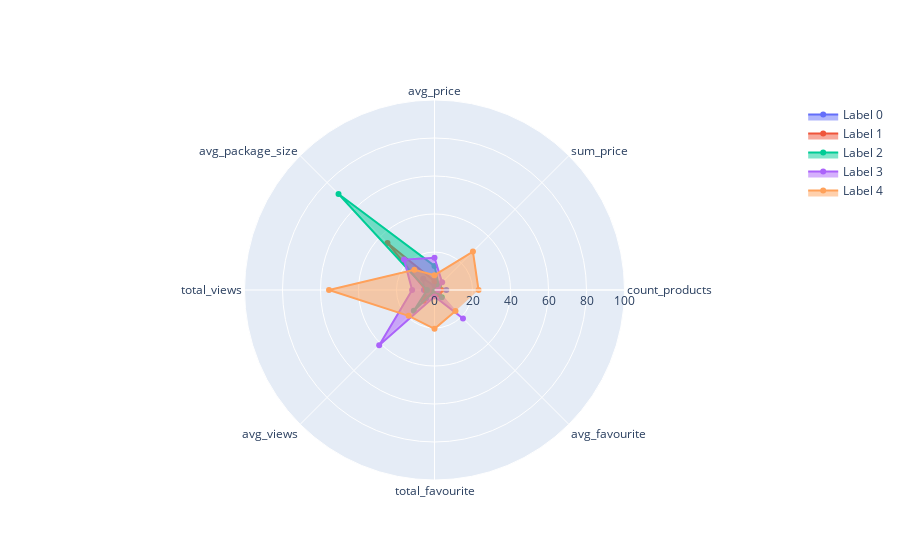

Notebook cell for this chart:
### Code cell
# Aggregate mean values for each label across different features
radar_data = []
for label in data["labels"].unique():
    label_data = data[data["labels"] == label].drop(["user_id", "labels"], axis=1).mean() * 100
    radar_data.append(label_data)

# Define feature names
feature_names = radar_data[0].index.tolist()

# Create traces for radar chart
traces = []
for i, label_data in enumerate(radar_data):
    trace = go.Scatterpolar(
        r=label_data.values,
        theta=feature_names,
        fill='toself',
        name=f'Label {i}'
    )
    traces.append(trace)

# Define layout
layout = go.Layout(
    polar=dict(
        radialaxis=dict(
            visible=True,
            range=[0, 100]  # Adjust the range as needed
        )
    ),
    showlegend=True
)

# Create figure
fig = go.Figure(data=traces, layout=layout)

# Show plot
fig.show()

### Figure 1 — Plotly figure (JSON) as saved in the notebook; plotly's stock layout.template omitted (floating-point values rounded to 4 significant figures)
{"data": [{"fill": "toself", "name": "Label 0", "r": [6.204, 2.564, 2.246, 8.438, 5.562, 6.154, 1.138, 3.075], "theta": ["count_products", "sum_price", "avg_price", "avg_package_size", "total_views", "avg_views", "total_favourite", "avg_favourite"], "type": "scatterpolar"}, {"fill": "toself", "name": "Label 1", "r": [3.386, 2.989, 4.778, 35.0, 4.588, 8.086, 0.6922, 3.216], "theta": ["count_products", "sum_price", "avg_price", "avg_package_size", "total_views", "avg_views", "total_favourite", "avg_favourite"], "type": "scatterpolar"}, {"fill": "toself", "name": "Label 2", "r": [1.534, 3.221, 12.67, 71.43, 3.926, 15.4, 0.4976, 5.428], "theta": ["count_products", "sum_price", "avg_price", "avg_package_size", "total_views", "avg_views", "total_favourite", "avg_favourite"], "type": "scatterpolar"}, {"fill": "toself", "name": "Label 3", "r": [1.861, 5.692, 17.0, 22.66, 11.78, 41.16, 3.401, 21.2], "theta": ["count_products", "sum_price", "avg_price", "avg_package_size", "total_views", "avg_views", "total_favourite", "avg_favourite"], "type": "scatterpolar"}, {"fill": "toself", "name": "Label 4", "r": [23.18, 28.61, 7.81, 14.98, 55.52, 19.25, 20.45, 15.65], "theta": ["count_products", "sum_price", "avg_price", "avg_package_size", "total_views", "avg_views", "total_favourite", "avg_favourite"], "type": "scatterpolar"}], "layout": {"polar": {"radialaxis": {"range": [0, 100], "visible": true}}, "showlegend": true}}
